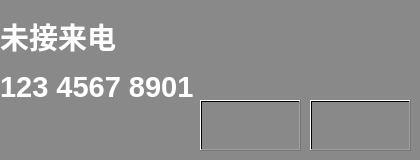
<?xml version="1.0" encoding="UTF-8"?>
<ui version="4.0">
 <class>MissCALL</class>
 <widget class="QWidget" name="MissCALL">
  <property name="geometry">
   <rect>
    <x>0</x>
    <y>0</y>
    <width>420</width>
    <height>160</height>
   </rect>
  </property>
  <property name="windowTitle">
   <string>Form</string>
  </property>
  <widget class="QLabel" name="label_3">
   <property name="geometry">
    <rect>
     <x>0</x>
     <y>0</y>
     <width>420</width>
     <height>160</height>
    </rect>
   </property>
   <property name="styleSheet">
    <string notr="true">background-color: qlineargradient(spread:pad, x1:0, y1:0, x2:0, y2:1, stop:1 rgba(59, 59, 59, 145));
color: rgb(255, 255, 255);</string>
   </property>
   <property name="text">
    <string>&lt;html&gt;&lt;head/&gt;&lt;body&gt;&lt;p&gt;&lt;span style=&quot; font-size:22pt; font-weight:600;&quot;&gt;未接来电&lt;/span&gt;&lt;/p&gt;&lt;p&gt;&lt;span style=&quot; font-size:22pt; font-weight:600;&quot;&gt;123 4567 8901&lt;/span&gt;&lt;/p&gt;&lt;p&gt;&lt;br/&gt;&lt;/p&gt;&lt;/body&gt;&lt;/html&gt;</string>
   </property>
  </widget>
  <widget class="QPushButton" name="pushButton_2">
   <property name="geometry">
    <rect>
     <x>200</x>
     <y>100</y>
     <width>101</width>
     <height>51</height>
    </rect>
   </property>
   <property name="focusPolicy">
    <enum>Qt::NoFocus</enum>
   </property>
   <property name="styleSheet">
    <string notr="true">image: url(:/new/prefix1/image/接听.png);
border-top-color: qlineargradient(spread:pad, x1:0, y1:0, x2:1, y2:0, stop:0 rgba(0, 0, 0, 0));
background-color: qlineargradient(spread:pad, x1:0, y1:0, x2:1, y2:0, stop:0 rgba(0, 0, 0, 0));</string>
   </property>
   <property name="text">
    <string/>
   </property>
  </widget>
  <widget class="QPushButton" name="pushButton_3">
   <property name="geometry">
    <rect>
     <x>310</x>
     <y>100</y>
     <width>101</width>
     <height>51</height>
    </rect>
   </property>
   <property name="focusPolicy">
    <enum>Qt::NoFocus</enum>
   </property>
   <property name="styleSheet">
    <string notr="true">background-color: qlineargradient(spread:pad, x1:0, y1:0, x2:1, y2:0, stop:0 rgba(0, 0, 0, 0));
image: url(:/new/prefix1/image/挂断.png);</string>
   </property>
   <property name="text">
    <string/>
   </property>
  </widget>
 </widget>
 <resources/>
 <connections/>
</ui>
